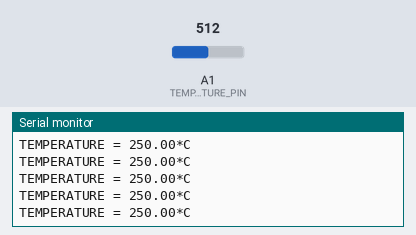
This sketch was run on a simulated Arduino Uno, built with avr-gcc and run on an emulated ATmega328P. Shown: the last lines printed to the serial monitor. The inputs (shaded band) are chosen by the test bench; at power-on: A1 (TEMPERATURE_PIN) = 512.

Above: at 1.2 s.
1.3 s: A1 (TEMPERATURE_PIN) set to 216
At 2.4 s:
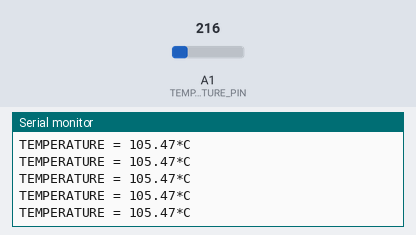
4.3 s: A1 (TEMPERATURE_PIN) set to 192
At 4.9 s:
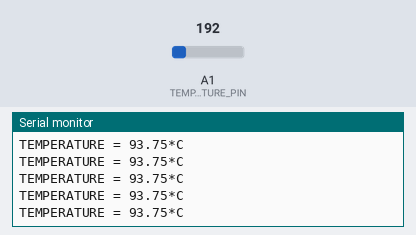
Timing chart, 0 to 5.1 s (numbered marks = the images above; inputs shaded):
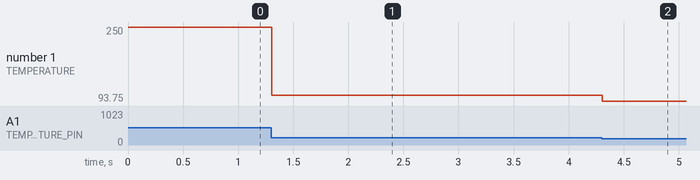

Measured:
- after the input at 1.3 s, the serial monitor: prints a new line at once (image 1)
- after the input at 4.3 s, the serial monitor: prints a new line at once (image 2)
- plotted number 1: 250 → 105.47 after the input at 1.3 s, 105.47 → 93.75 after the input at 4.3 s

The sketch:

temperature_LM35.ino
```cpp
#define TEMPERATURE_PIN A1

#include "Temperature.h"

Temperature temperature(TEMPERATURE_PIN);

void setup()
{
  Serial.begin(115200);
}

void loop()
{
  temperature.evaluateTemperature();
}
```

Temperature.cpp
```cpp
#include "Arduino.h"
#include "Temperature.h"

Temperature::Temperature(int temperature_pin){
  _pin = temperature_pin;
}

void Temperature::evaluateTemperature() {
  int val = analogRead(_pin);
  float mv = ( val / 1024.0) * 5000;
  float cel = mv / 10;
  float farh = (cel * 9) / 5 + 32;

  Serial.print("TEMPERATURE = ");
  Serial.print(cel);
  Serial.print("*C");
  Serial.println();
}
```

Temperature.h
```cpp
#ifndef Photoresistor_h
#define Photoresistor_h

#include "Arduino.h"

class Temperature{
  public:
    Temperature(int pin);
    void evaluateTemperature();
  private:
    int _pin;

};

#endif
```
